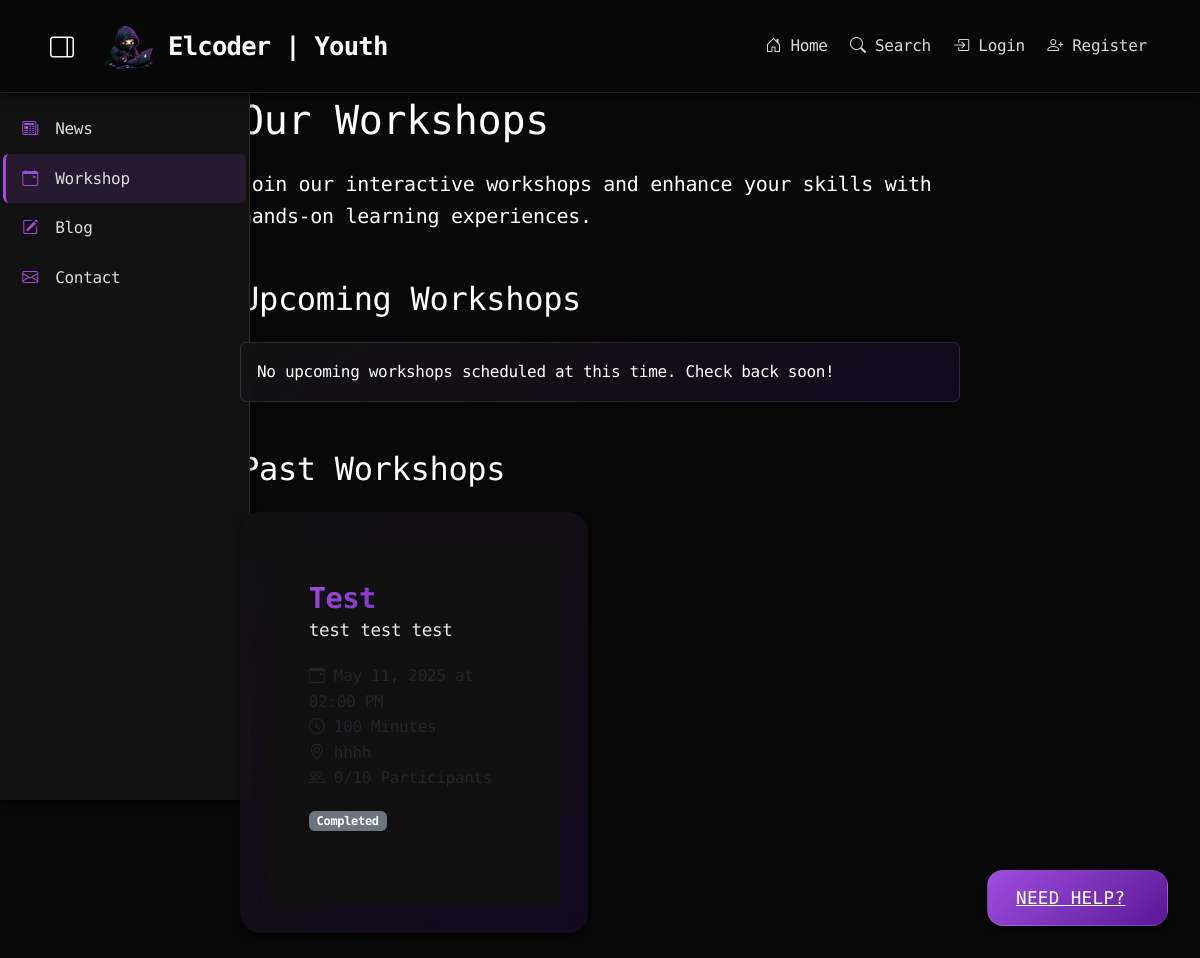
The page /workshop on the database its author committed.
### app.py (models this page shows)
class Workshop(db.Model):
    id = db.Column(db.Integer, primary_key=True)
    title = db.Column(db.String(100), nullable=False)
    description = db.Column(db.Text, nullable=False)
    date = db.Column(db.DateTime, nullable=False)
    duration = db.Column(db.Integer)  # Duration in minutes
    location = db.Column(db.String(200))
    max_participants = db.Column(db.Integer)
    current_participants = db.Column(db.Integer, default=0)
    instructor_id = db.Column(db.Integer, db.ForeignKey('user.id'), nullable=False)
    registration_open = db.Column(db.Boolean, default=True)
    date_created = db.Column(db.DateTime, nullable=False, default=datetime.utcnow)

### app.py (the view)
@app.route('/workshop')
def workshop():
    page = request.args.get('page', 1, type=int)
    upcoming = Workshop.query.filter(
        Workshop.date > datetime.utcnow()
    ).order_by(Workshop.date).paginate(page=page, per_page=10)
    past = Workshop.query.filter(
        Workshop.date <= datetime.utcnow()
    ).order_by(Workshop.date.desc()).paginate(page=page, per_page=10)
    return render_template('workshop.html', upcoming=upcoming, past=past)

### templates/workshop.html (shortened to what this page needs)
{% extends "base.html" %}
{% block content %}
<div class="container">
    <div class="row">
        <div class="col-md-8 offset-md-2">
            <h1 class="mb-4">Our Workshops</h1>
            <p class="lead mb-5">Join our interactive workshops and enhance your skills with hands-on learning experiences.</p>
            <h2 class="mb-4">Upcoming Workshops</h2>
            {% if upcoming.items %}
            <div class="row">
                {% for workshop in upcoming.items %}
                <div class="col-md-6 mb-4">
                    <div class="card h-100">
                        <div class="card-body">
                            <h3 class="card-title">
                                {{ workshop.title }}
                            </h3>
                            <p class="card-text">{{ workshop.description }}</p>
                            <ul class="list-unstyled">
                                <li><i class="bi bi-calendar-event"></i> {{ workshop.date.strftime('%B %d, %Y at %I:%M %p') }}</li>
                                <li><i class="bi bi-clock"></i> {{ workshop.duration }} Minutes</li>
                                <li><i class="bi bi-geo-alt"></i> {{ workshop.location }}</li>
                                <li><i class="bi bi-people"></i> {{ workshop.current_participants }}/{{ workshop.max_participants }} Participants</li>
                            </ul>
                            {% if current_user.is_authenticated %}
                                {% set registration = workshop.registrations|selectattr('user_id', 'equalto', current_user.id)|first %}
                                {% if registration %}
                                    <a href="{{ url_for('workshop_detail', workshop_id=workshop.id) }}" class="btn btn-success">View Details</a>
                                {% elif workshop.current_participants < workshop.max_participants %}
                                    <a href="{{ url_for('register_workshop', workshop_id=workshop.id) }}" class="btn btn-primary">Register Now</a>
                                {% else %}
                                    <button class="btn btn-secondary" disabled>Workshop Full</button>
                                {% endif %}
                            {% else %}
                                <a href="{{ url_for('login', next=url_for('register_workshop', workshop_id=workshop.id)) }}" class="btn btn-primary">Login to Register</a>
                            {% endif %}
                        </div>
                    </div>
                </div>
                {% endfor %}
            </div>
            {% if upcoming.pages > 1 %}
            <nav aria-label="Upcoming workshops pagination">
                <ul class="pagination justify-content-center">
                    {% if upcoming.has_prev %}
                    <li class="page-item">
                        <a class="page-link" href="{{ url_for('workshop', page=upcoming.prev_num) }}">Previous</a>
                    </li>
                    {% else %}
                    <li class="page-item disabled">
                        <span class="page-link">Previous</span>
                    </li>
                    {% endif %}
                    {% for page_num in upcoming.iter_pages() %}
                        {% if page_num %}
                            {% if page_num == upcoming.page %}
                            <li class="page-item active">
                                <span class="page-link">{{ page_num }}</span>
                            </li>
                            {% else %}
                            <li class="page-item">
                                <a class="page-link" href="{{ url_for('workshop', page=page_num) }}">{{ page_num }}</a>
                            </li>
                            {% endif %}
                        {% else %}
                            <li class="page-item disabled">
                                <span class="page-link">...</span>
                            </li>
                        {% endif %}
                    {% endfor %}
                    {% if upcoming.has_next %}
                    <li class="page-item">
                        <a class="page-link" href="{{ url_for('workshop', page=upcoming.next_num) }}">Next</a>
                    </li>
                    {% else %}
                    <li class="page-item disabled">
                        <span class="page-link">Next</span>
                    </li>
                    {% endif %}
                </ul>
            </nav>
            {% endif %}
            {% else %}
            <div class="alert alert-info">No upcoming workshops scheduled at this time. Check back soon!</div>
            {% endif %}
            <h2 class="mb-4 mt-5">Past Workshops</h2>
            {% if past.items %}
            <div class="row">
                {% for workshop in past.items %}
                <div class="col-md-6 mb-4">
                    <div class="card h-100">
                        <div class="card-body">
                            <h3 class="card-title">
                                {{ workshop.title }}
                            </h3>
                            <p class="card-text">{{ workshop.description }}</p>
                            <ul class="list-unstyled">
                                <li><i class="bi bi-calendar-event"></i> {{ workshop.date.strftime('%B %d, %Y at %I:%M %p') }}</li>
                                <li><i class="bi bi-clock"></i> {{ workshop.duration }} Minutes</li>
                                <li><i class="bi bi-geo-alt"></i> {{ workshop.location }}</li>
                                <li><i class="bi bi-people"></i> {{ workshop.current_participants }}/{{ workshop.max_participants }} Participants</li>
                            </ul>
                            <span class="badge bg-secondary">Completed</span>
                        </div>
                    </div>
                </div>
                {% endfor %}
            </div>
            {% else %}
            <div class="alert alert-info">No past workshops to display.</div>
            {% endif %}
        </div>
    </div>
</div>
{% endblock %}

### static/css/style.css (style rules this page uses)
:root { --bg-dark: #080808; --bg-card: #121212; --bg-card-hover: #181818; --text-primary: #FFFFFF; --text-secondary: rgba(255, 255, 255, 0.85); --text-muted: rgba(255, 255, 255, 0.65); --accent-color: #9d4edd; --accent-hover: #7b2cbf; --accent-gradient: linear-gradient(135deg, #9d4edd 0%, #5a189a 100%); --card-gradient: linear-gradient(145deg, var(--bg-card) 0%, rgba(90, 24, 154, 0.15) 100%); --hover-gradient: linear-gradient(145deg, var(--bg-card-hover) 0%, rgba(157, 78, 221, 0.25) 100%); --hover-glow: 0 0 20px rgba(157, 78, 221, 0.3); --shadow-sm: 0 2px 4px rgba(0, 0, 0, 0.4); --shadow-md: 0 4px 8px rgba(0, 0, 0, 0.5); --shadow-lg: 0 8px 16px rgba(0, 0, 0, 0.6); --transition-speed: 0.3s; --transition-bounce: cubic-bezier(0.34, 1.56, 0.64, 1); --spacing-base: 1.2rem; --spacing-lg: 1.8rem; }
body { background-color: var(--bg-dark); color: var(--text-primary); font-family: 'Fira Code', 'Inter', monospace; transition: background-color var(--transition-speed); overflow-x: hidden; letter-spacing: -0.02em; line-height: 1.6; }
.alert { position: relative; z-index: 1040; }
.card { position: relative; z-index: 1020; padding: 1.8rem; margin-bottom: 2rem; border: none; border-radius: 20px; background: var(--card-gradient); backdrop-filter: blur(15px); -webkit-backdrop-filter: blur(15px); transition: all var(--transition-speed) var(--transition-bounce); box-shadow: var(--shadow-md); animation: cardEntrance 0.8s ease-out forwards, cardFloat 6s ease-in-out infinite; transform-style: preserve-3d; perspective: 1000px; }
.card-body { background-color: rgba(18, 18, 18, 0.95); padding: 2.5rem; animation: contentFade 0.8s ease-out forwards; }
.card h3 { color: var(--text-primary); margin: 0; font-weight: 700; background: var(--accent-gradient); -webkit-background-clip: text; background-clip: text; -webkit-text-fill-color: transparent; }
.card-title { color: #fff; font-weight: 700; margin-bottom: 1.5rem; font-size: 1.8rem; letter-spacing: -0.02em; animation: titleGlow 2s ease-in-out infinite; }
.card-text { color: rgba(255, 255, 255, 0.9); line-height: 1.8; font-size: 1.1rem; font-family: 'Fira Code', monospace; transition: all var(--transition-speed); }
.alert { background: var(--card-gradient); border: 1px solid rgba(255, 255, 255, 0.1); color: var(--text-primary); }

### rows shown on the page
Workshop: title "Test", description "test test test", date "May 11, 2025 at 02:00 PM", duration "100", location "hhhh", current_participants "0", max_participants "10"
